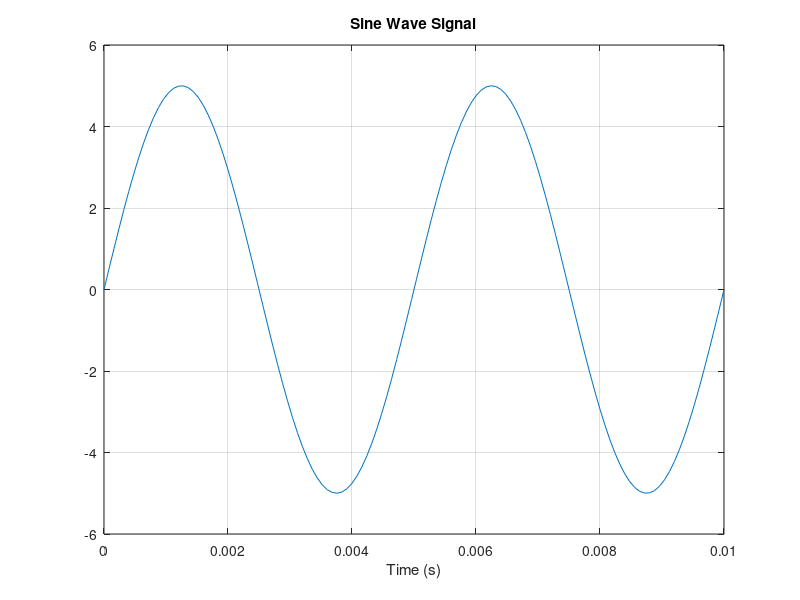
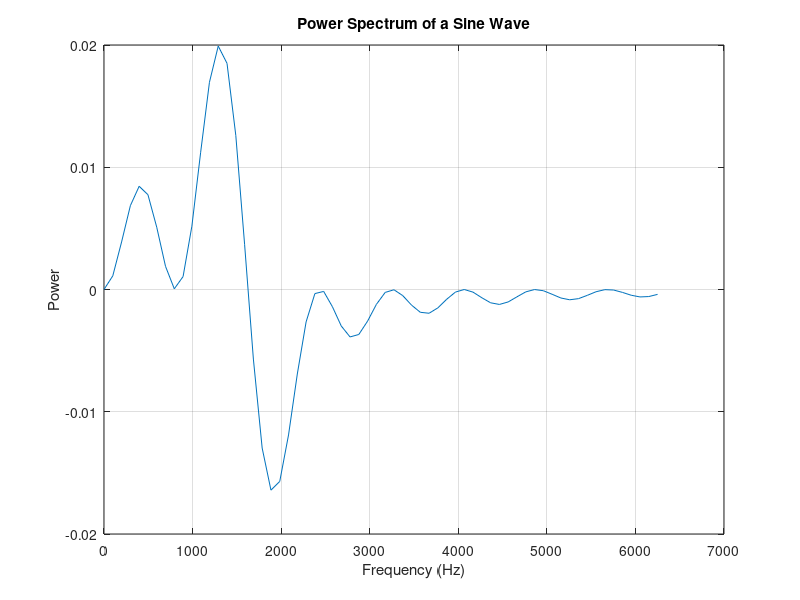

Write MATLAB code to recreate these figures, in order.
% math_fft_01.m

% Fast Fourier Transform: decomposing a time series into
%  frequency components

% Ian Cooper
% email: ian.cooper@sydney.edu.au
% School of Physics, University of Sydney
% 180712 / Matlab version R2018a

% DOING PHYSICS WITH MATLAB 
%    https://d-arora.github.io/Doing-Physics-With-Matlab/

clear 
close all
clc

% INPUTS / FUNCTION y(t) ==============================================

% Number of grid points (power of 2)
   N = 126;
% Time steps
   f = 200;
   T = 1/f;
   tMax = 2*T;
   t = linspace(0,tMax,N);
% Function 
   y = 5.*sin(2*pi*f*t);
% Sampling period
   TS = t(2)-t(1);
% Sampling frequency
  fS = 1/TS;
  FTf = fS .* (0:N/2)/N;
% Compute fft
  F = fft(y,1024);
  
  Fp = F(1:N/2+1).*TS;
  
  


% Generate the plot, title and labels.
figure(1);
   pos = [0.1 0.1 0.3 0.3];
   set(gcf,'Units','normalized');
   set(gcf,'Position',pos);
   set(gcf,'color','w');
   plot(t,y);
   title('Sine Wave Signal');
   xlabel('Time (s)');
   grid on

figure(2);
   pos = [0.4 0.1 0.3 0.3];
   set(gcf,'Units','normalized');
   set(gcf,'Position',pos);
   set(gcf,'color','w');
   plot(FTf,real(Fp));
   title('Power Spectrum of a Sine Wave');
   xlabel('Frequency (Hz)');
  % xlim([0 500]);
   ylabel('Power');
   grid on
   
